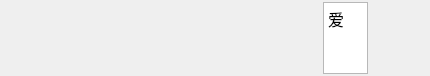
<?xml version="1.0" encoding="UTF-8"?>
<ui version="4.0">
 <class>ItemWidgetTextRight</class>
 <widget class="QWidget" name="ItemWidgetTextRight">
  <property name="geometry">
   <rect>
    <x>0</x>
    <y>0</y>
    <width>430</width>
    <height>76</height>
   </rect>
  </property>
  <property name="windowTitle">
   <string>ItemWidgetTextRight</string>
  </property>
  <property name="styleSheet">
   <string notr="true">#textBrowser
{	
	border-image: url(:/image/resource/气泡.png);
 	border-top-width:10px;
    border-bottom-width: 5px;

    border-left-width: 8px;
 	border-right-width:12px;
}

#textBrowser[pressed=&quot;true&quot;]
{	
	border-image: url(:/image/resource/气泡 右键点选2.png);
 	border-top-width:10px;
    border-bottom-width: 5px;
    border-left-width: 8px;
 	border-right-width:12px;
}
</string>
  </property>
  <layout class="QHBoxLayout" name="horizontalLayout">
   <property name="topMargin">
    <number>2</number>
   </property>
   <property name="bottomMargin">
    <number>2</number>
   </property>
   <item>
    <spacer name="horizontalSpacer">
     <property name="orientation">
      <enum>Qt::Horizontal</enum>
     </property>
     <property name="sizeType">
      <enum>QSizePolicy::Expanding</enum>
     </property>
     <property name="sizeHint" stdset="0">
      <size>
       <width>9999</width>
       <height>20</height>
      </size>
     </property>
    </spacer>
   </item>
   <item>
    <layout class="QVBoxLayout" name="verticalLayout_2">
     <property name="spacing">
      <number>1</number>
     </property>
     <property name="leftMargin">
      <number>10</number>
     </property>
     <property name="topMargin">
      <number>5</number>
     </property>
     <property name="rightMargin">
      <number>10</number>
     </property>
     <item>
      <spacer name="verticalSpacer_2">
       <property name="orientation">
        <enum>Qt::Vertical</enum>
       </property>
       <property name="sizeHint" stdset="0">
        <size>
         <width>20</width>
         <height>40</height>
        </size>
       </property>
      </spacer>
     </item>
     <item>
      <layout class="QHBoxLayout" name="horizontalLayout_2">
       <item>
        <spacer name="horizontalSpacer_2">
         <property name="orientation">
          <enum>Qt::Horizontal</enum>
         </property>
         <property name="sizeType">
          <enum>QSizePolicy::MinimumExpanding</enum>
         </property>
         <property name="sizeHint" stdset="0">
          <size>
           <width>40</width>
           <height>20</height>
          </size>
         </property>
        </spacer>
       </item>
       <item>
        <widget class="QLabel" name="labelStatus">
         <property name="minimumSize">
          <size>
           <width>25</width>
           <height>25</height>
          </size>
         </property>
         <property name="maximumSize">
          <size>
           <width>25</width>
           <height>25</height>
          </size>
         </property>
         <property name="text">
          <string/>
         </property>
         <property name="scaledContents">
          <bool>true</bool>
         </property>
         <property name="alignment">
          <set>Qt::AlignCenter</set>
         </property>
        </widget>
       </item>
      </layout>
     </item>
     <item>
      <spacer name="verticalSpacer_3">
       <property name="orientation">
        <enum>Qt::Vertical</enum>
       </property>
       <property name="sizeHint" stdset="0">
        <size>
         <width>20</width>
         <height>40</height>
        </size>
       </property>
      </spacer>
     </item>
     <item>
      <widget class="QLabel" name="labelUnread">
       <property name="font">
        <font>
         <family>微软雅黑</family>
        </font>
       </property>
       <property name="text">
        <string/>
       </property>
       <property name="alignment">
        <set>Qt::AlignRight|Qt::AlignTrailing|Qt::AlignVCenter</set>
       </property>
      </widget>
     </item>
    </layout>
   </item>
   <item>
    <widget class="QTextBrowser" name="textBrowser">
     <property name="minimumSize">
      <size>
       <width>45</width>
       <height>5</height>
      </size>
     </property>
     <property name="font">
      <font>
       <family>微软雅黑</family>
       <pointsize>10</pointsize>
      </font>
     </property>
     <property name="verticalScrollBarPolicy">
      <enum>Qt::ScrollBarAlwaysOff</enum>
     </property>
     <property name="horizontalScrollBarPolicy">
      <enum>Qt::ScrollBarAlwaysOff</enum>
     </property>
     <property name="html">
      <string>&lt;!DOCTYPE HTML PUBLIC &quot;-//W3C//DTD HTML 4.0//EN&quot; &quot;http://www.w3.org/TR/REC-html40/strict.dtd&quot;&gt;
&lt;html&gt;&lt;head&gt;&lt;meta name=&quot;qrichtext&quot; content=&quot;1&quot; /&gt;&lt;style type=&quot;text/css&quot;&gt;
p, li { white-space: pre-wrap; }
&lt;/style&gt;&lt;/head&gt;&lt;body style=&quot; font-family:'微软雅黑'; font-size:10pt; font-weight:400; font-style:normal;&quot;&gt;
&lt;p style=&quot; margin-top:0px; margin-bottom:0px; margin-left:0px; margin-right:0px; -qt-block-indent:0; text-indent:0px;&quot;&gt;&lt;span style=&quot; font-size:12pt;&quot;&gt;爱&lt;/span&gt;&lt;/p&gt;&lt;/body&gt;&lt;/html&gt;</string>
     </property>
    </widget>
   </item>
   <item>
    <layout class="QVBoxLayout" name="verticalLayout">
     <property name="spacing">
      <number>0</number>
     </property>
     <item>
      <widget class="QLabel" name="label">
       <property name="minimumSize">
        <size>
         <width>45</width>
         <height>45</height>
        </size>
       </property>
       <property name="maximumSize">
        <size>
         <width>45</width>
         <height>45</height>
        </size>
       </property>
       <property name="text">
        <string/>
       </property>
       <property name="pixmap">
        <pixmap resource="Resource.qrc">:/image/resource/头像60px.png</pixmap>
       </property>
       <property name="scaledContents">
        <bool>true</bool>
       </property>
      </widget>
     </item>
     <item>
      <spacer name="verticalSpacer">
       <property name="orientation">
        <enum>Qt::Vertical</enum>
       </property>
       <property name="sizeType">
        <enum>QSizePolicy::MinimumExpanding</enum>
       </property>
       <property name="sizeHint" stdset="0">
        <size>
         <width>40</width>
         <height>5</height>
        </size>
       </property>
      </spacer>
     </item>
    </layout>
   </item>
  </layout>
 </widget>
 <layoutdefault spacing="6" margin="11"/>
 <resources>
  <include location="Resource.qrc"/>
 </resources>
 <connections/>
</ui>
